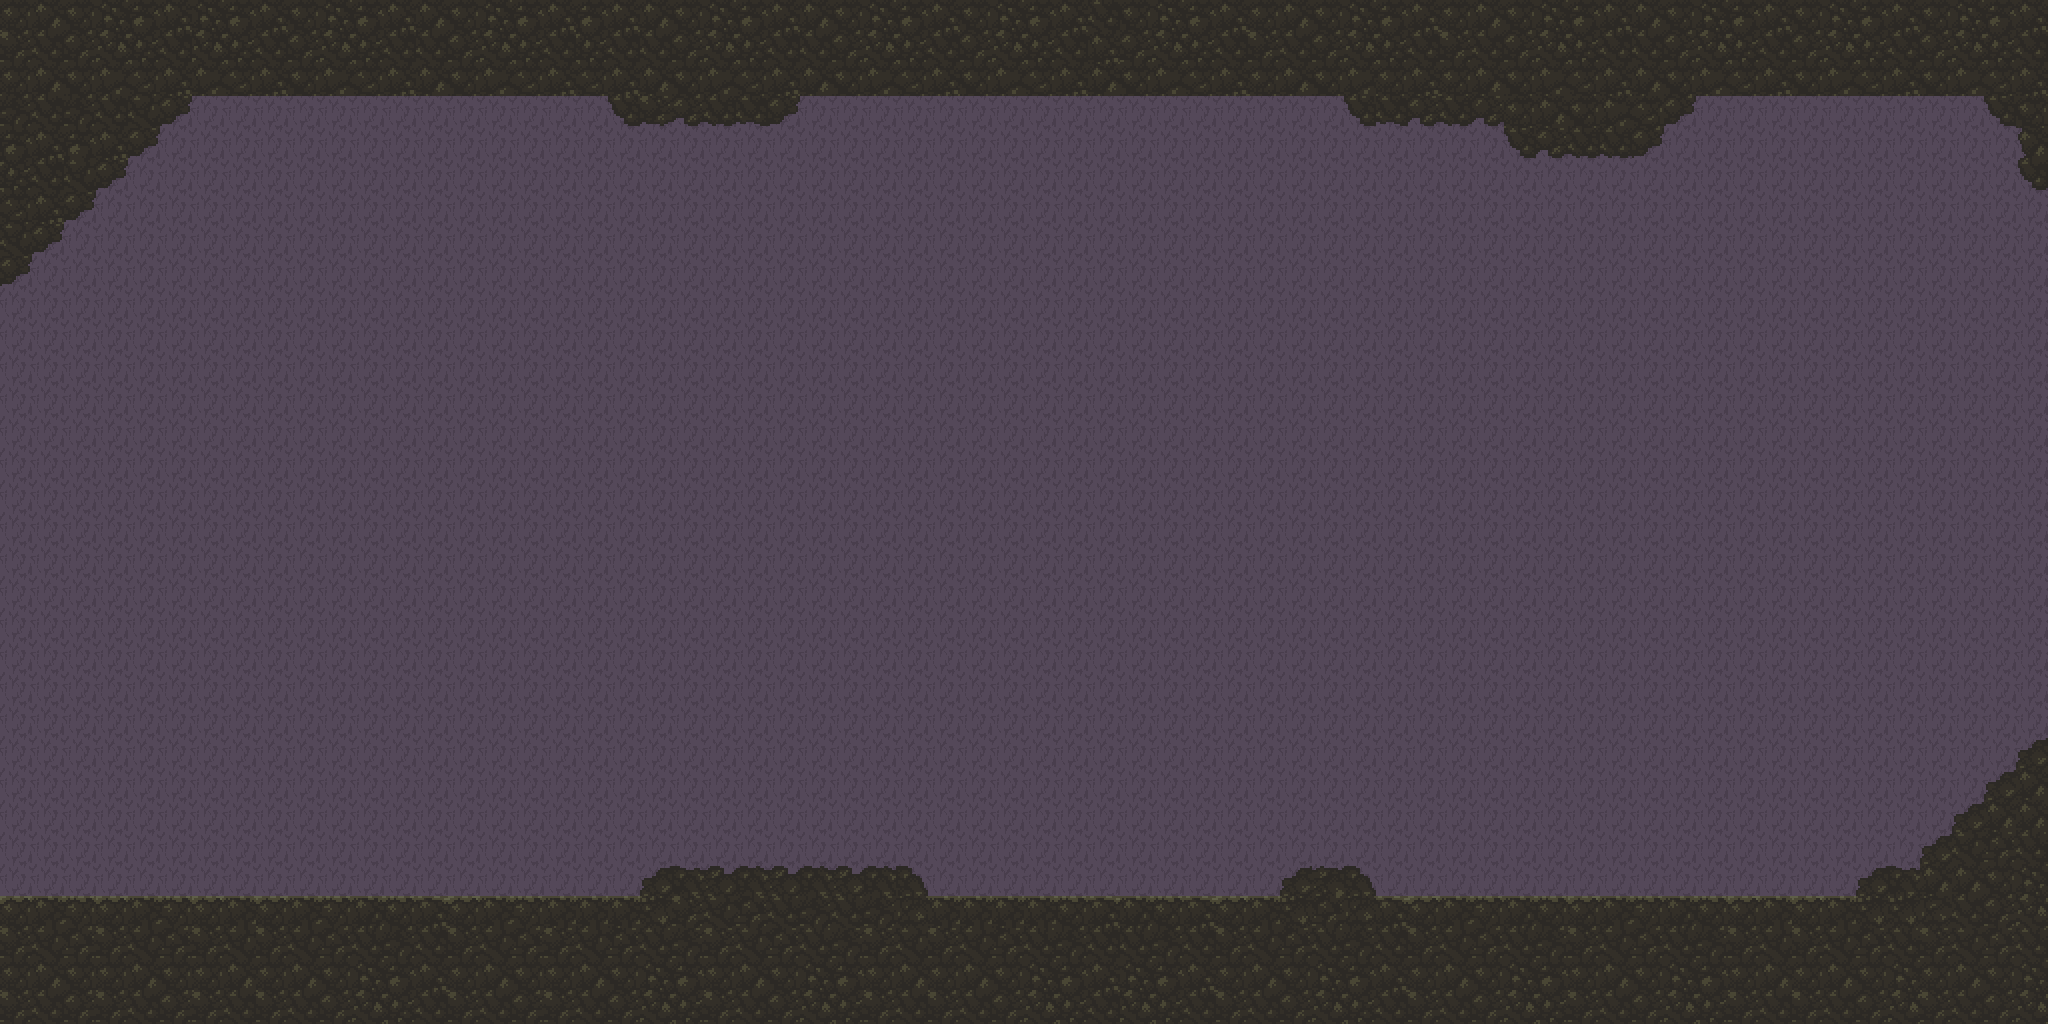

A level layout from a 2D game, rendered from its tile map. Below: a short description, then the map file with tile-grid data replaced by summaries:
An orthogonal 64x32 tile map with 32x32 px tiles, 2 tile layers (Font, GroundFights), 2 tilesets.

<map version="1.0" orientation="orthogonal" renderorder="right-down" width="64" height="32" tilewidth="32" tileheight="32" nextobjectid="1">
 <tileset firstgid="1" name="RockTilesBackGround" tilewidth="32" tileheight="32" tilecount="144" columns="12">
  <image source="../Ressources/RockTilesBackGround.png" trans="272129" width="384" height="384" />
 </tileset>
 <tileset firstgid="145" name="caves" tilewidth="32" tileheight="32" tilecount="66" columns="11">
  <image source="../Ressources/caves.png" trans="272129" width="352" height="192" />
 </tileset>
 <layer name="Font" width="64" height="32">
  <data>[2048 cells, 2048 non-empty, 1 distinct tile ids]</data>
 </layer>
 <layer name="GroundFights" width="64" height="32">
  <data>[2048 cells, 523 non-empty, 50 distinct tile ids]</data>
 </layer>
</map>
